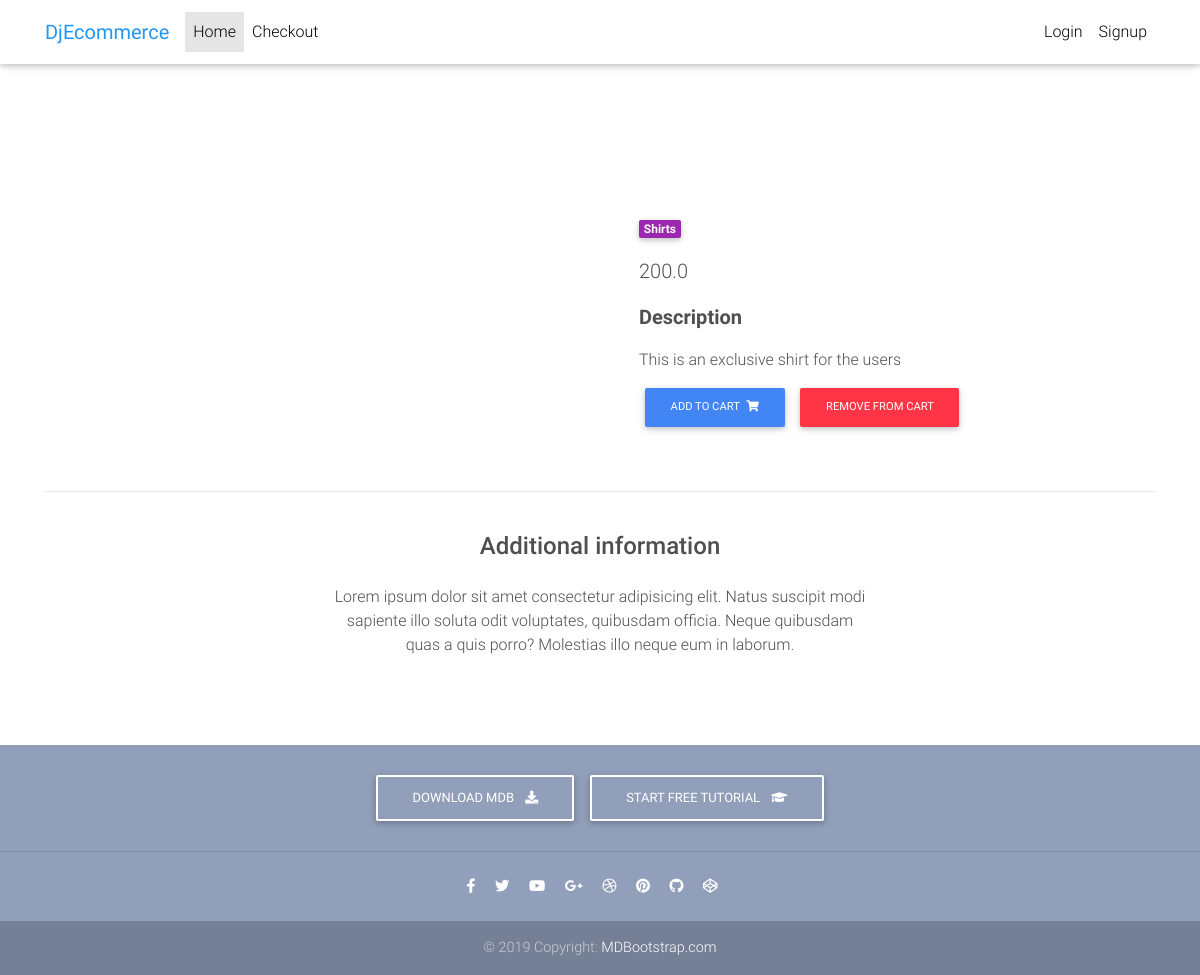
The app's page /products/item-1/ with its own data.
### core/models.py (models this page shows, shortened)
class Item(models.Model):
    title = models.CharField(max_length=100)
    price = models.FloatField()
    discount_price = models.FloatField(blank=True, null=True)
    category = models.CharField(choices=CATEGORY_CHOICES, max_length=2)
    label = models.CharField(choices=LABEL_CHOICES, max_length=1)
    slug = models.SlugField()
    description = models.TextField()
    image = models.ImageField()
    def get_add_to_cart_url(self):
        return reverse("core:add-to-cart", kwargs={
            'slug': self.slug
        })
    def get_remove_from_cart_url(self):
        return reverse("core:remove-from-cart", kwargs={
            'slug': self.slug
        })

### core/views.py (the view)
# urls.py: path('products/<slug>/', ItemDetailView.as_view(), name='products'),  # as its a detailed view, it takes in a
class ItemDetailView(DetailView):
    model = Item
    template_name = "product-page.html"

### templates/product-page.html (shortened to what this page needs)
{% load static %}
<!DOCTYPE html>
<html lang="en">
<head>
  <link rel="stylesheet" href="https://use.fontawesome.com/releases/v5.11.2/css/all.css">
  <link href="{% static 'css/bootstrap.min.css' %}" rel="stylesheet">
  <link href="{% static 'css/mdb.min.css' %}" rel="stylesheet">
  <link href="{% static 'css/style.min.css' %}" rel="stylesheet">
</head>
<body>
  {% include "base.html" %}
  {% load cart_template_tags %}
  {% include "navbar.html" %}
  <main class="mt-5 pt-4">
    <div class="container dark-grey-text mt-5">
      <div class="row wow fadeIn">
        <div class="col-md-6 mb-4">
        </div>
        <div class="col-md-6 mb-4">
          <div class="p-4">
            <div class="mb-3">
              <a href="">
                <span class="badge purple mr-1">{{ object.get_category_display }}</span>
              </a>
            </div>
            <p class="lead">
             {% if item.discount_price %}
              <span class="mr-1">
                <del>${{ object.price }}</del>
              </span>
              <span>${{ object.discount_price }}</span>
                    {% else %}
              <span>{{ object.price }}</span>
                    {% endif %}
            </p>
            <p class="lead font-weight-bold">Description</p>
            <p>{{ object.description }}</p>
            <a href="{{ object.get_add_to_cart_url }}" class="btn btn-primary btn-md my-0 p">Add to cart
                <i class="fas fa-shopping-cart ml-1"></i>
              </a>
             <a href="{{ object.get_remove_from_cart_url }}" class="btn btn-danger btn-md my-0 p">Remove from cart
              </a>
          </div>
        </div>
      </div>
      <hr>
      <div class="row d-flex justify-content-center wow fadeIn">
        <div class="col-md-6 text-center">
          <h4 class="my-4 h4">Additional information</h4>
          <p>Lorem ipsum dolor sit amet consectetur adipisicing elit. Natus suscipit modi sapiente illo soluta odit
            voluptates,
            quibusdam officia. Neque quibusdam quas a quis porro? Molestias illo neque eum in laborum.</p>
        </div>
      </div>
      <div class="row wow fadeIn">
        <div class="col-lg-4 col-md-12 mb-4">
        </div>
        <div class="col-lg-4 col-md-6 mb-4">
        </div>
        <div class="col-lg-4 col-md-6 mb-4">
        </div>
      </div>
    </div>
  </main>
  <footer class="page-footer text-center font-small mt-4 wow fadeIn">
    <div class="pt-4">
      <a class="btn btn-outline-white" href="https://mdbootstrap.com/docs/jquery/getting-started/download/" target="_blank"
        role="button">Download MDB
        <i class="fas fa-download ml-2"></i>
      </a>
      <a class="btn btn-outline-white" href="https://mdbootstrap.com/education/bootstrap/" target="_blank" role="button">Start
        free tutorial
        <i class="fas fa-graduation-cap ml-2"></i>
      </a>
    </div>
    <hr class="my-4">
    <div class="pb-4">
      <a href="https://www.facebook.com/mdbootstrap" target="_blank">
        <i class="fab fa-facebook-f mr-3"></i>
      </a>
      <a href="https://twitter.com/MDBootstrap" target="_blank">
        <i class="fab fa-twitter mr-3"></i>
      </a>
      <a href="https://www.youtube.com/watch?v=7MUISDJ5ZZ4" target="_blank">
        <i class="fab fa-youtube mr-3"></i>
      </a>
      <a href="https://plus.google.com/u/0/b/107863090883699620484" target="_blank">
        <i class="fab fa-google-plus-g mr-3"></i>
      </a>
      <a href="https://dribbble.com/mdbootstrap" target="_blank">
        <i class="fab fa-dribbble mr-3"></i>
      </a>
      <a href="https://pinterest.com/mdbootstrap" target="_blank">
        <i class="fab fa-pinterest mr-3"></i>
      </a>
      <a href="https://github.com/mdbootstrap/bootstrap-material-design" target="_blank">
        <i class="fab fa-github mr-3"></i>
      </a>
      <a href="http://codepen.io/mdbootstrap/" target="_blank">
        <i class="fab fa-codepen mr-3"></i>
      </a>
    </div>
    <div class="footer-copyright py-3">
      © 2019 Copyright:
      <a href="https://mdbootstrap.com/education/bootstrap/" target="_blank"> MDBootstrap.com </a>
    </div>
  </footer>
</body>
</html>

### records on screen
Item: category "Shirts", price "200.0", description "This is an exclusive shirt for the users"
